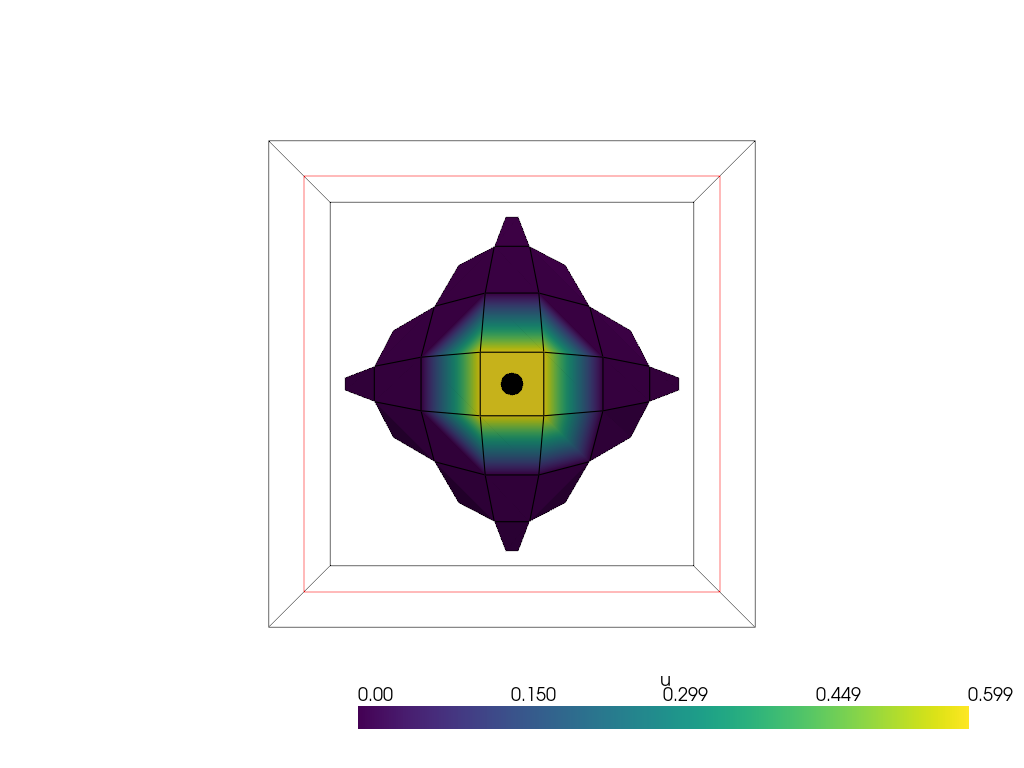

Reproduce this figure in Python.
from mpi4py import MPI
import numpy as np
import ufl
import dolfinx
import pyvista
from dolfinx.fem.petsc import LinearProblem


with dolfinx.io.XDMFFile(MPI.COMM_WORLD, "unit_ball_smooth.xdmf", "r") as xdmf:
    mesh = xdmf.read_mesh(name="Mesh")
    # ct = xdmf.read_meshtags(mesh, name="Mesh", attribute_name="Cell markers")


V = dolfinx.fem.functionspace(mesh, ("Lagrange", 1))
tdim = mesh.topology.dim
fdim = tdim - 1
mesh.topology.create_connectivity(fdim, tdim)

boundary_facets = dolfinx.mesh.exterior_facet_indices(mesh.topology)
boundary_dofs = dolfinx.fem.locate_dofs_topological(V, fdim, boundary_facets)
bc = dolfinx.fem.dirichletbc(np.array((0.0), dtype=np.float64), boundary_dofs, V=V)

f = dolfinx.fem.Constant(mesh, 1.0)


u = ufl.TrialFunction(V)
v = ufl.TestFunction(V)
a = ufl.dot(ufl.grad(u), ufl.grad(v)) * ufl.dx
L = f * v * ufl.dx


print("Assembling system...")
problem = LinearProblem(
    a,
    L,
    bcs=[bc],
    petsc_options={"ksp_type": "preonly", "pc_type": "lu"},
    petsc_options_prefix="Poisson",
)
print("Solving system...")
uh = problem.solve()

print("Saving solution to file...")
with dolfinx.io.VTXWriter(mesh.comm, "poisson.bp", [uh], engine="BP4") as vtx:
    vtx.write(0.0)

u_topology, u_cell_types, u_geometry = dolfinx.plot.vtk_mesh(V)
u_grid = pyvista.UnstructuredGrid(u_topology, u_cell_types, u_geometry)
u_grid.point_data["u"] = uh.x.array.real
u_grid.set_active_scalars("u")
u_plotter = pyvista.Plotter(off_screen=True)
u_plotter.add_mesh_clip_plane(u_grid, show_edges=True, crinkle=True, normal="-z")
u_plotter.view_xy()
u_plotter.screenshot("poisson_ball.png")
